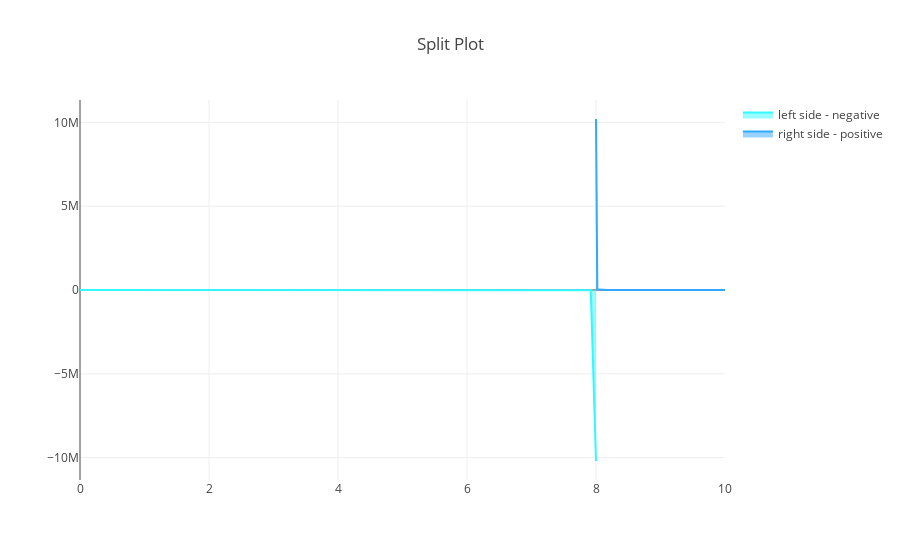

Here is the notebook cell this chart was saved with:
### Code cell
# Plot separately
# Instantiate
mf1 = MyFunctions(0, 7.9999, 100)
mf2 = MyFunctions(8.0001, 10, 100)

# Create traces
space1 = mf1.get_space()
space2 = mf2.get_space()
trace1 = Scatter(x=space1, y=lambdify_fun(expression, space1), name='left side - negative', line=dict(color='#33F9FF'), fill='tozeroy')
trace2 = Scatter(x=space2, y=lambdify_fun(expression, space2), name='right side - positive', line=dict(color='#33A8FF'), fill='tozeroy')

# plot it
plotly.offline.iplot({
    "data": [trace1, trace2],
    "layout": Layout(title="Split Plot")
})
